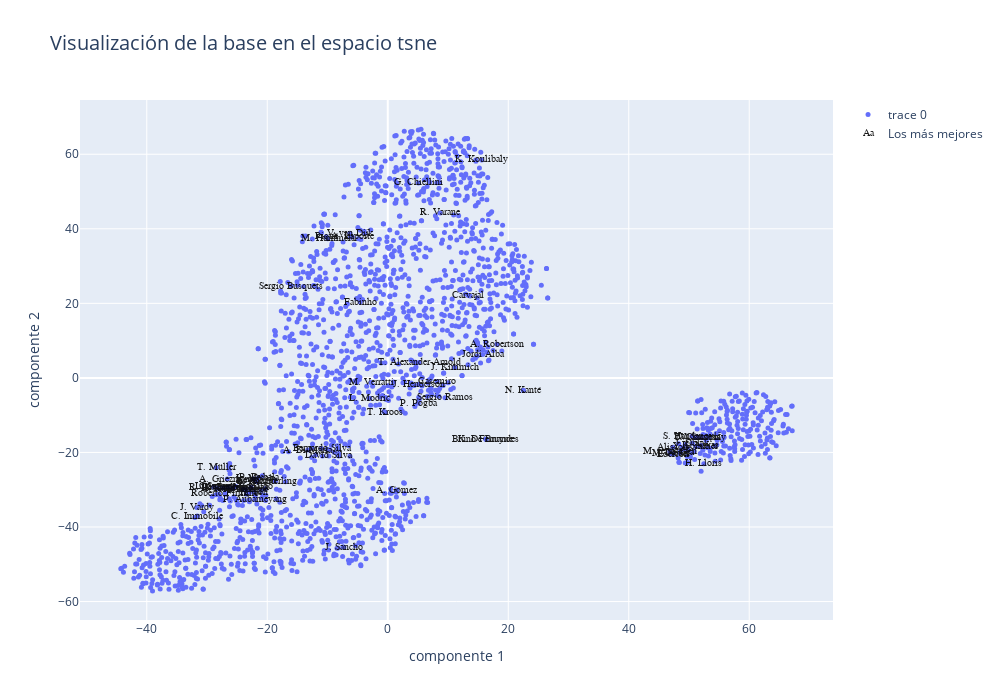

Write notebook code for a chart like this one.
### Code cell
iplot(fig)

### Figure 1 — Plotly figure (JSON) as saved in the notebook; plotly's stock layout.template omitted (floating-point values rounded to 4 significant figures; data arrays with more than 128 entries replaced by an {"elided": "..."} marker saying what was removed)
{"data": [{"marker": {"size": 5}, "mode": "markers", "text": {"elided": "2001 str values"}, "type": "scatter", "x": {"elided": "2001 float values"}, "y": {"elided": "2001 float values"}}, {"mode": "text", "name": "Los más mejores", "opacity": 0.9, "text": ["L. Messi", "Cristiano Ronaldo", "J. Oblak", "R. Lewandowski", "Neymar Jr", "K. De Bruyne", "K. Mbappé", "M. ter Stegen", "V. van Dijk", "Alisson", "S. Mané", "M. Salah", "T. Courtois", "S. Agüero", "Sergio Ramos", "K. Benzema", "M. Neuer", "Casemiro", "Ederson", "R. Sterling", "J. Kimmich", "H. Kane", "P. Dybala", "S. Handanovič", "T. Kroos", "E. Hazard", "K. Koulibaly", "N. Kanté", "J. Sancho", "T. Alexander-Arnold", "Bruno Fernandes", "A. Laporte", "Fabinho", "A. Robertson", "Bernardo Silva", "G. Chiellini", "H. Lloris", "L. Suárez", "L. Modrić", "A. Di María", "W. Szczęsny", "P. Aubameyang", "Sergio Busquets", "C. Immobile", "K. Navas", "A. Griezmann", "H. Son", "Roberto Firmino", "R. Varane", "P. Pogba", "M. Verratti", "A. Gómez", "Piqué", "David Silva", "Y. Sommer", "M. Hummels", "J. Henderson", "Jordi Alba", "T. Müller", "De Gea", "Carvajal", "J. Vardy"], "textfont": {"color": "black", "family": "sans serif", "size": 10}, "type": "scatter", "x": [-22.25, -25.23, 50.56, -27.35, -21.84, 16.29, -23.63, 46.84, -6.274, 47.34, -23.95, -22.69, 51.37, -25.73, 9.508, -26.5, 46.93, 8.194, 47.37, -18.69, 11.13, -28.27, -21.43, 50.51, -0.5052, -21.78, 15.58, 22.52, -7.293, 5.19, 16.29, -5.908, -4.569, 18.13, -11.0, 5.088, 52.46, -28.88, -3.009, -13.26, 52.12, -22.08, -16.03, -31.62, 51.99, -26.65, -22.17, -26.96, 8.683, 5.047, -2.778, 1.414, -10.23, -9.773, 51.12, -9.962, 5.107, 15.75, -28.48, 48.47, 13.36, -31.7], "y": [-27.12, -29.11, -17.51, -29.51, -27.44, -16.43, -29.99, -19.74, 38.79, -18.59, -29.97, -29.44, -15.87, -29.64, -5.351, -29.34, -20.39, -0.9856, -20.5, -27.66, 2.758, -29.66, -26.76, -15.67, -9.226, -27.82, 58.47, -3.405, -45.41, 4.125, -16.43, 37.82, 20.35, 9.015, -18.95, 52.32, -23.01, -29.27, -5.498, -19.37, -16.09, -32.64, 24.65, -37.07, -18.13, -27.13, -30.65, -30.92, 44.26, -6.784, -1.264, -30.13, 37.9, -20.92, -18.38, 37.35, -1.784, 6.27, -24.14, -20.08, 22.1, -34.79]}], "layout": {"autosize": false, "height": 700, "title": {"font": {"size": 20}, "text": "Visualización de la base en el espacio tsne"}, "width": 1000, "xaxis": {"title": {"text": "componente 1"}}, "yaxis": {"title": {"text": "componente 2"}}}}
